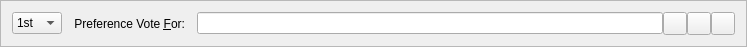
<?xml version="1.0" encoding="UTF-8"?>
<ui version="4.0">
 <class>VoteCoinsEntry</class>
 <widget class="QFrame" name="VoteCoinsEntry">
  <property name="geometry">
   <rect>
    <x>0</x>
    <y>0</y>
    <width>747</width>
    <height>44</height>
   </rect>
  </property>
  <property name="windowTitle">
   <string>Form</string>
  </property>
  <property name="frameShape">
   <enum>QFrame::StyledPanel</enum>
  </property>
  <property name="frameShadow">
   <enum>QFrame::Sunken</enum>
  </property>
  <layout class="QGridLayout" name="gridLayout">
   <property name="spacing">
    <number>12</number>
   </property>
   <item row="3" column="2">
    <widget class="QLabel" name="label_2">
     <property name="text">
      <string>Preference Vote &amp;For:</string>
     </property>
     <property name="alignment">
      <set>Qt::AlignRight|Qt::AlignTrailing|Qt::AlignVCenter</set>
     </property>
     <property name="buddy">
      <cstring>payTo</cstring>
     </property>
    </widget>
   </item>
   <item row="3" column="3">
    <layout class="QHBoxLayout" name="payToLayout">
     <property name="spacing">
      <number>0</number>
     </property>
     <item>
      <widget class="QValidatedLineEdit" name="payTo">
       <property name="toolTip">
        <string>The address to send the payment to (e.g. 1NS17iag9jJgTHD1VXjvLCEnZuQ3rJDE9L)</string>
       </property>
       <property name="maxLength">
        <number>34</number>
       </property>
      </widget>
     </item>
     <item>
      <widget class="QToolButton" name="addressBookButton">
       <property name="toolTip">
        <string>Choose address from address book</string>
       </property>
       <property name="text">
        <string/>
       </property>
       <property name="icon">
        <iconset resource="../memorycoin.qrc">
         <normaloff>:/icons/address-book</normaloff>:/icons/address-book</iconset>
       </property>
       <property name="shortcut">
        <string>Alt+A</string>
       </property>
      </widget>
     </item>
     <item>
      <widget class="QToolButton" name="pasteButton">
       <property name="toolTip">
        <string>Paste address from clipboard</string>
       </property>
       <property name="text">
        <string/>
       </property>
       <property name="icon">
        <iconset resource="../memorycoin.qrc">
         <normaloff>:/icons/editpaste</normaloff>:/icons/editpaste</iconset>
       </property>
       <property name="shortcut">
        <string>Alt+P</string>
       </property>
      </widget>
     </item>
     <item>
      <widget class="QToolButton" name="deleteButton">
       <property name="toolTip">
        <string>Remove this recipient</string>
       </property>
       <property name="text">
        <string/>
       </property>
       <property name="icon">
        <iconset resource="../memorycoin.qrc">
         <normaloff>:/icons/remove</normaloff>:/icons/remove</iconset>
       </property>
      </widget>
     </item>
    </layout>
   </item>
   <item row="3" column="0">
    <widget class="QComboBox" name="payAmount">
     <property name="currentIndex">
      <number>0</number>
     </property>
     <property name="maxVisibleItems">
      <number>9</number>
     </property>
     <item>
      <property name="text">
       <string notr="true">1st</string>
      </property>
     </item>
     <item>
      <property name="text">
       <string>2nd</string>
      </property>
     </item>
     <item>
      <property name="text">
       <string>3rd</string>
      </property>
     </item>
     <item>
      <property name="text">
       <string>4th</string>
      </property>
     </item>
     <item>
      <property name="text">
       <string>5th</string>
      </property>
     </item>
     <item>
      <property name="text">
       <string>6th</string>
      </property>
     </item>
     <item>
      <property name="text">
       <string>7th</string>
      </property>
     </item>
     <item>
      <property name="text">
       <string>8th</string>
      </property>
     </item>
     <item>
      <property name="text">
       <string>9th</string>
      </property>
     </item>
    </widget>
   </item>
  </layout>
 </widget>
 <customwidgets>
  <customwidget>
   <class>QValidatedLineEdit</class>
   <extends>QLineEdit</extends>
   <header>qvalidatedlineedit.h</header>
  </customwidget>
 </customwidgets>
 <resources>
  <include location="../memorycoin.qrc"/>
 </resources>
 <connections/>
</ui>
